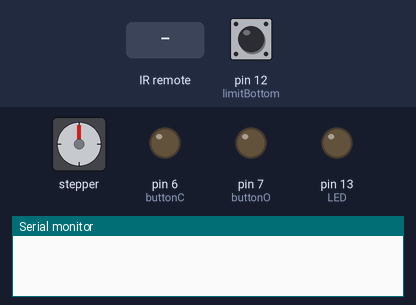
This sketch was run on a simulated Arduino Uno, built with avr-gcc and run on an emulated ATmega328P. On the bench: stepper motor, output pins drawn as LEDs (lit = HIGH), the last lines printed to the serial monitor. Dashed ring = blinking. Inputs (shaded band) come from the test bench; at power-on: pin 12 (limitBottom) LOW. Stepper angles assume 1500 steps per turn.

Above: at 1.2 s.
1.3 s: infrared code 0xFFC23D received
At 1.55 s:
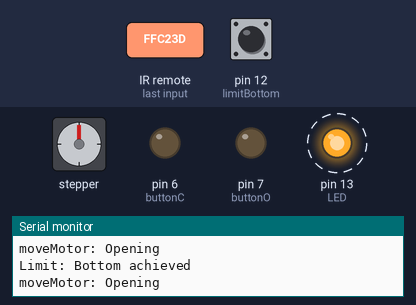
4.3 s: pin 12 (limitBottom) pulled HIGH for 0.15 s
At 6.0 s:
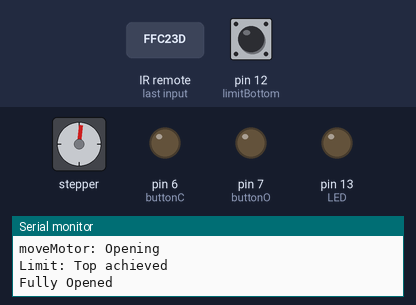
Timing chart, 0 to 7.5 s (numbered marks = the images above; inputs shaded):
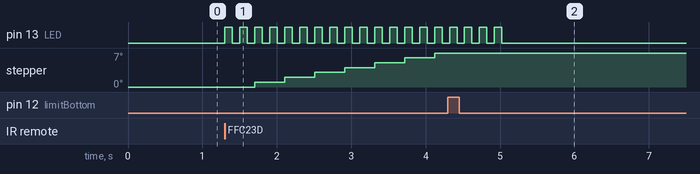

Measured:
- after the input at 4.3 s, pin 13 (LED): goes on until 5.0 s, then stays LOW; stepper: stays 7° (without the input it goes to 8° after 0.22 s)

The sketch:

curtains.ino
```cpp
#define THRESH               500  //not sure about this threshold yet
#define stepsPerRevolution  1500

#include <Stepper.h>
#include "IRremote.h"

//-------------------------------------------------PINS
#define LED         13
#define limitBottom 12
#define buttonO      7
#define buttonC      6
#define receiver     5
Stepper motor(stepsPerRevolution, 8, 10, 9, 11);

IRrecv irrecv(receiver);    // create instance of 'irrecv'
decode_results results;     // create instance of 'decode_results'

#define upperLimit  A0      //photoresistor, which is the upper limit switch


//-------------------------------------------------VARIABLES
char state;         //denotes if the curtains are fully opened or closed


//-------------------------------------------------FUNCTIONS
void FOOC(char dir){          //goes fully opened/closed
  if(dir == 'O'){     //told to open, and curtains are not open already
    while(state != 'O'){
      moveMotor('O');
      limitChecker();
    }
    Serial.println("Fully Opened");
    blinkX(3);
  }else if(dir == 'C'){   //told to close, and curtains are not closed already
    while(state != 'C'){
      moveMotor('C');
      limitChecker();
    }
    Serial.println("Fully Closed");
    blinkX(3);
  }else{
    Serial.println("Incorrent parameter passed to FOOC");
  }
}


void moveMotor(char dir){                  //tells motor to move
  if(dir =='O' && state != 'O'){        //move motors, as long as it is not already in that state
    motor.step(2);          //constant for moving, dictates how "fast" it goes
    Serial.println("moveMotor: Opening");
  }else if(dir == 'C' && state != 'C'){
    motor.step(-2);
    Serial.println("moveMotor: Closing");
  }else{
    Serial.print("moveMotor: Cannot move because curtains are already in that state");
    Serial.print("State: ");
    Serial.println(state);
  }
}


void checkButtons(){                        //buttons for "manually" opening or closing the curtains
  if(!digitalRead(buttonO) && digitalRead(buttonC)){        //opening
    moveMotor('O');
    Serial.println("Button: Opening");
  }else if(digitalRead(buttonO) && !digitalRead(buttonC)){  //closing
    moveMotor('C');
    Serial.println("Button: Closing");
  }
}


void checkRemote(){                        //checks the IR receiver
  if(irrecv.decode(&results)){
    switch(results.value){
      case 0xFFA857: // VOL+
        moveMotor('O');
        Serial.println("Remote: Opening");
        break;
      case 0xFF629D: // VOL-
        moveMotor('C');
        Serial.println("Remote: Closing");
        break;
      case 0xFFC23D: //FAST FORWARD
        Serial.println("Remote: Fully Opening");
        FOOC('O');
        delay(200);     //need this delay here because we do not want multiple "presses" to register
        break;
      case 0xFF22DD:  //FAST BACKWARDS
        Serial.println("Remote: Fully Closing");
        FOOC('C');
        delay(200);
        break;
    }
    irrecv.resume(); // receive the next value
      digitalWrite(8, LOW);
      digitalWrite(9, LOW);
      digitalWrite(10, LOW);
      digitalWrite(11, LOW);
  }
}


void blinkX(int num){         //blinks the led X number of times (I know there is already a function for this but I like mine)
  for(int i=0;i<num;i++){
    digitalWrite(LED,HIGH);
    delay(100);
    digitalWrite(LED,LOW);
    delay(100);
  }
}

void limitChecker(){                      //changes the global variable to state "open" or "closed"
  if(!digitalRead(limitBottom)){
    state = 'C';
    blinkX(1);
    Serial.println("Limit: Bottom achieved");
  }else if(analogRead(upperLimit) > THRESH){
    state = 'O';
    blinkX(1);
    Serial.println("Limit: Top achieved");
  }
}


void setup(){
  Serial.begin(9600);
  motor.setSpeed(100);    // set the speed at X rpm, maybe higher?? appearantly can go up to 500
  irrecv.enableIRIn();        // Start the receiver

  pinMode(LED,OUTPUT);
  pinMode(limitBottom,INPUT);
  pinMode(buttonO, OUTPUT);
  pinMode(buttonC, OUTPUT);
}


void loop(){
  checkRemote();
  checkButtons();
}
```
